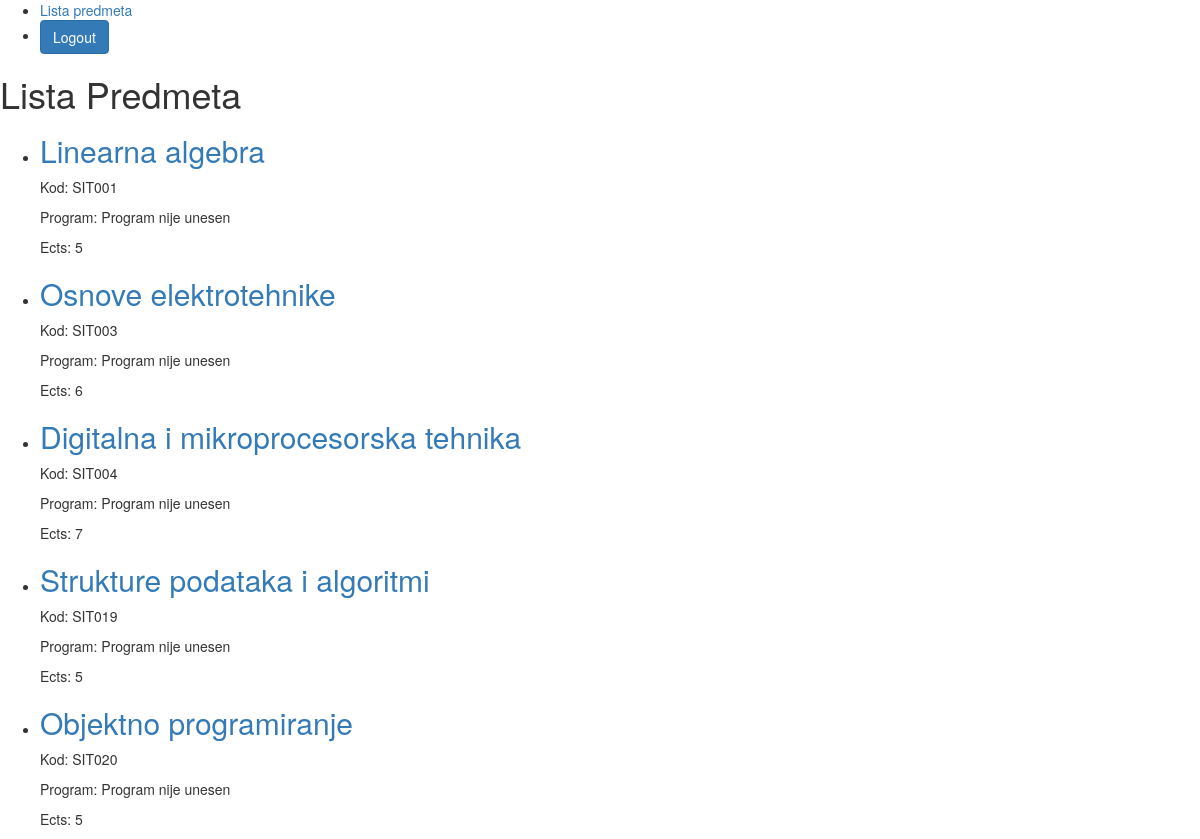
/profesor/predmeti/ (signed in), run on the app's committed database.
### appUpisStudenata/models.py (models this page shows, shortened)
class Predmeti(models.Model):
    IZBORNI = (('DA', 'da'), ('NE', 'ne'))
    name = models.CharField(max_length=50)
    kod = models.CharField(max_length=50)
    program = models.CharField(max_length=50)
    ects = models.IntegerField()
    sem_red = models.IntegerField()
    sem_izv = models.IntegerField()
    izborni = models.CharField(max_length=50, choices=IZBORNI)
    nositelj = models.ForeignKey(Korisnik, on_delete=models.SET_NULL, blank=True, null=True, related_name='nositelj')

### appUpisStudenata/views.py (the view)
# urls.py: path('profesor/predmeti/', PredmetiProfesoriListView.as_view(), name='predmetiProfesora'),
class PredmetiProfesoriListView(LoginRequiredMixin, ListView):
    model = Predmeti
    template_name = 'listPredmetiProfesora.html'
    context_object_name = 'predmeti_list'
    def dispatch(self, request, *args, **kwargs):
        if not request.user.is_authenticated:
            return redirect('login')
        if request.user.role.role != 'PROFESOR':
            return HttpResponseForbidden("Access Denied")
        return super().dispatch(request, *args, **kwargs)
    def get_queryset(self):
        return Predmeti.objects.filter(nositelj=self.request.user)

### appUpisStudenata/templates/listPredmetiProfesora.html
{% extends 'base.html' %}
{% block content %}
  <h1>Lista Predmeta</h1>
  <ul>
    {% for predmet in predmeti_list %}
      <li>
        <h2><a href="{% url 'upisaniStudenti' predmet_id=predmet.pk %}">{{ predmet.name }}</a></h2>
        <p>Kod: {{ predmet.kod }}</p>
        <p>Program: {{ predmet.program }}</p>
        <p>Ects: {{ predmet.ects }}</p>
      </li>
    {% empty %}
      <li>No Predmeti available.</li>
    {% endfor %}
  </ul>
{% endblock %}

### data on the page
Predmeti: name "Linearna algebra", kod "SIT001", program "Program nije unesen", ects "5"
Predmeti: name "Osnove elektrotehnike", kod "SIT003", program "Program nije unesen", ects "6"
Predmeti: name "Digitalna i mikroprocesorska tehnika", kod "SIT004", program "Program nije unesen", ects "7"
Predmeti: name "Strukture podataka i algoritmi", kod "SIT019", program "Program nije unesen", ects "5"
Predmeti: name "Objektno programiranje", kod "SIT020", program "Program nije unesen", ects "5"
